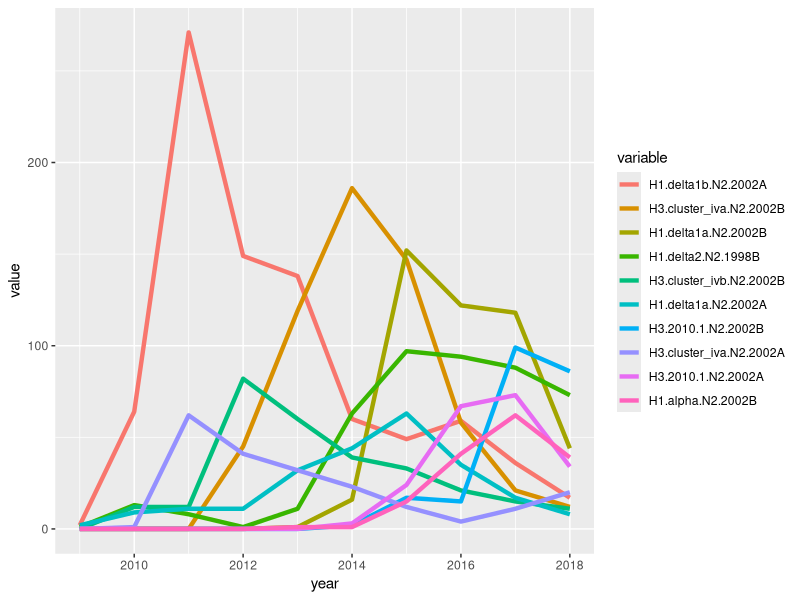
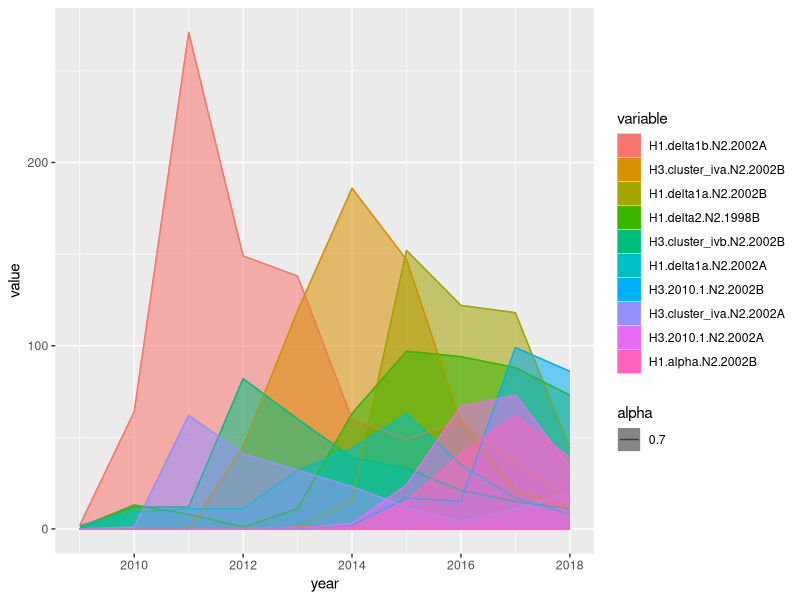
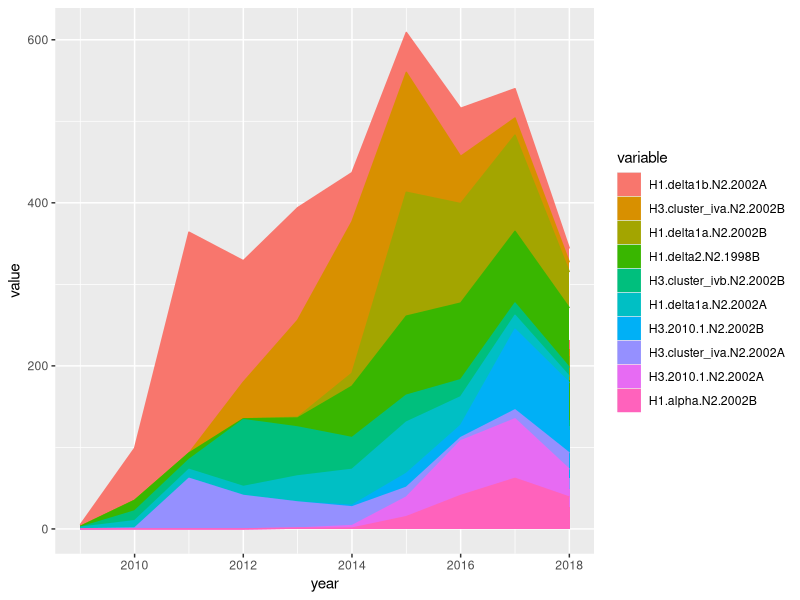
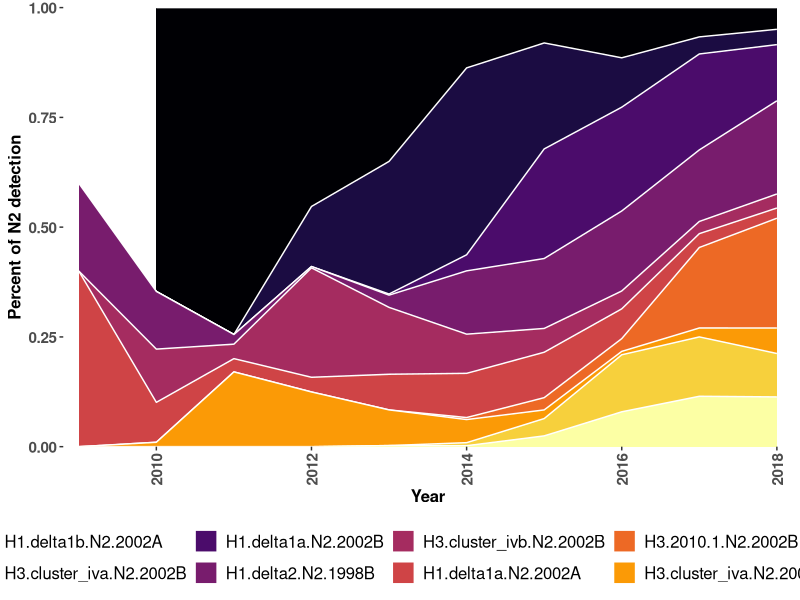

R code for these plots, in order: (Note: this script raises an error after producing the figures.)
library(reshape2)
library(ggplot2)
library(viridis)
library(dplyr)

# Load data
clades <- read.csv("year_data.csv", na.strings = 0)
clades[is.na(clades)] <- 0

# Convert to long format
longClades <- melt(clades, id = c("year"))


ggplot(data = longClades, aes(x=year, y=value, color=variable, fill=variable))+
  #geom_smooth(se = FALSE)
  geom_line(size=1.5)
  
  
ggplot(data = longClades, aes(x=year, y=value, color=variable, fill=variable, ymin=0, ymax=value, alpha=0.7))+
  geom_ribbon() + 
  geom_line()

ggplot(data = longClades, aes(x=year, y=value, color=variable, fill=variable))+
  geom_area()

#normalize
normClades <- clades/rowSums(clades[2:11])
normClades[1] <- clades[1]
normLongClades <- melt(normClades, id = c("year"))

ggplot(data = normLongClades, aes(x=year, y=value, color=variable, fill=variable))+
  geom_area(alpha=1, size=.5, colour="white") +
  scale_fill_viridis(discrete = T, option="inferno", name="HA-NA clade pair") + 
  labs(y = "Percent of N2 detection", x = "Year", color="test") +
  scale_x_continuous(limits = c(2009,2018), expand = c(0, 0.2)) +
  scale_y_continuous(limits = c(0,1), expand = c(0, 0)) +
  theme(legend.position = "bottom", 
        panel.background = element_rect(fill = "white"),
        axis.title = element_text(size=12,face="bold"),
        axis.text = element_text(size=11,face="bold"),
        axis.text.x = element_text(angle = 90, hjust = 1, vjust=0.5),
        legend.title = element_text(size=12,),
        legend.text = element_text(size=12),
  )

########################
###State based Graphs###
########################
states <- read.csv("state_data.csv")

#Drop out clades not in top 10
topClades <- list("delta1b-02A","cluster_iva-02B","delta1a-02B","delta2-98B","cluster_ivb-02B","delta1a-02A","2010.1-02B","cluster_iva-02A","2010.1-02A","alpha-02B")
topStates <- list("Iowa","Illinois","North Carolina","Minnesota","Indiana","Nebraska")
states <-states [states$merged_clade %in% topClades,]
states <-states [states$State.Province %in% topStates,]

#State facet
stateList <- dcast(states, State.Province + collection_date ~ merged_clade)
stateItem <- melt(stateList, id = c("collection_date","State.Province"))

ggplot(data = stateItem, aes(x=collection_date, y=value, color=variable, fill=variable))+
  geom_area(alpha=1, size=.5, colour="white") +
  scale_fill_viridis(discrete = T, option="inferno", name="HA-NA clade pair") + 
  labs(y = "Percent of N2 detection", x = "Year", color="test") +
  #scale_x_continuous(limits = c(2009,2018), expand = c(0, 0.2)) +
  theme(legend.position = "bottom", 
        panel.background = element_rect(fill = "white"),
        axis.title = element_text(size=12,face="bold"),
        axis.text = element_text(size=11,face="bold"),
        axis.text.x = element_text(angle = 90, hjust = 1, vjust=0.5),
        legend.title = element_text(size=12,),
        legend.text = element_text(size=12),
  ) +
  facet_wrap(~State.Province, ncol = 2)

ggplot(data = stateItem, aes(x=collection_date, y=value, color=variable, fill=variable))+
  geom_line(size = 1.5) +
  scale_fill_viridis(discrete = T, option="inferno", name="HA-NA clade pair") + 
  labs(y = "Percent of N2 detection", x = "Year", color="test") +
  #scale_x_continuous(limits = c(2009,2018), expand = c(0, 0.2)) +
  theme(legend.position = "bottom", 
        panel.background = element_rect(fill = "white"),
        axis.title = element_text(size=12,face="bold"),
        axis.text = element_text(size=11,face="bold"),
        axis.text.x = element_text(angle = 90, hjust = 1, vjust=0.5),
        legend.title = element_text(size=12,),
        legend.text = element_text(size=12),
  ) +
  facet_wrap(~State.Province, ncol = 2)


data <- stateItem  %>%
  group_by(State.Province, collection_date, variable) %>%
  summarise(n = sum(value)) %>%
  mutate(percentage = n / sum(n))
         
ggplot(data = data, aes(x=collection_date, y=percentage, color=variable, fill=variable))+
  geom_area(alpha=1, size=.5, colour="white") +
  scale_fill_viridis(discrete = T, option="inferno", name="HA-NA clade pair") + 
  labs(y = "Percent of N2 detection", x = "Year", color="test") +
  #scale_x_continuous(limits = c(2009,2018), expand = c(0, 0.2)) +
  theme(legend.position = "bottom", 
        panel.background = element_rect(fill = "white"),
        axis.title = element_text(size=12,face="bold"),
        axis.text = element_text(size=11,face="bold"),
        axis.text.x = element_text(angle = 90, hjust = 1, vjust=0.5),
        legend.title = element_text(size=12,),
        legend.text = element_text(size=12),
  ) +
  facet_wrap(~State.Province, ncol = 2)
